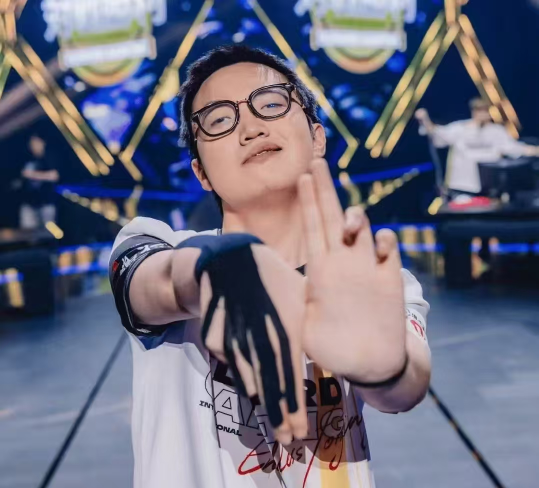
#> input picture lab/lab03/test_zmjjkk.jpg, 1077 x 976 px (shown at 1/2 size)
$ python lab03.py
#> lines starting #> are read from the running program, lines starting #| are printed output that depends on the picture
import cv2 as cv
import numpy as np
import matplotlib.pyplot as plt

img = cv.imread('test_zmjjkk.jpg',cv.IMREAD_GRAYSCALE)
#> img: shape (976, 1077); min 0, max 244, mean 109.1
h = img.shape[0]
#> h = 976
w = img.shape[1]
#> w = 1077
blur = cv.GaussianBlur(img, (5, 5), 0)
sub1 = cv.resize(img, (w//4, h//4), interpolation=cv.INTER_AREA)
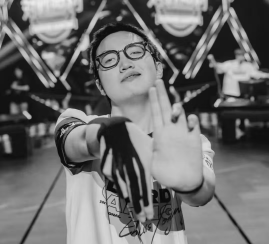
#> sub1: shape (244, 269); min 9, max 236, mean 109.1
sub2 = cv.resize(blur, (w//4, h//4), interpolation=cv.INTER_AREA)
NEAREST_up = cv.resize(sub1, (w, h), interpolation=cv.INTER_NEAREST)
LINEAR_up = cv.resize(sub1, (w, h), interpolation=cv.INTER_LINEAR)
CUBIC_up = cv.resize(sub1, (w, h), interpolation=cv.INTER_CUBIC)

mse1 = ((img - NEAREST_up) ** 2).mean()
#> mse1 = 20.95
psnr1 = cv.PSNR(img, NEAREST_up)
#> psnr1 = 28.22
mse2 = ((img - LINEAR_up) ** 2).mean()
#> mse2 = 16.22
psnr2 = cv.PSNR(img, LINEAR_up)
#> psnr2 = 30.64
mse3 = ((img - CUBIC_up) ** 2).mean()
#> mse3 = 12.07
psnr3 = cv.PSNR(img, CUBIC_up)
#> psnr3 = 31.98

print(f" NEAREST: MSE = {mse1:.4f}, PSNR = {psnr1:.4f} dB")
#|  NEAREST: MSE = 20.9475, PSNR = 28.2170 dB
print(f" LINEAR: MSE = {mse2:.4f}, PSNR = {psnr2:.4f} dB")
#|  LINEAR: MSE = 16.2220, PSNR = 30.6411 dB
print(f" CUBIC: MSE = {mse3:.4f}, PSNR = {psnr3:.4f} dB")
#|  CUBIC: MSE = 12.0679, PSNR = 31.9847 dB

dct_img = cv.dct(np.float32(img))
dct_linear = cv.dct(np.float32(LINEAR_up))
dct_nearst = cv.dct(np.float32(NEAREST_up))
dct_cubic = cv.dct(np.float32(CUBIC_up))

dct_img_log = 20 * np.log(np.abs(dct_img) + 1)
dct_linear_log = 20 * np.log(np.abs(dct_linear) + 1)
dct_nearst_log = 20 * np.log(np.abs(dct_nearst) + 1)
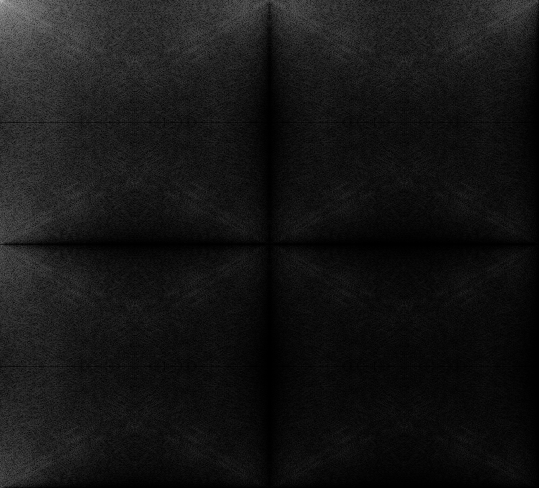
#> dct_nearst_log: shape (976, 1077) float32 (shown at 1/2 size); min 0, max 232.5, mean 21.9
dct_cubic_log = 20 * np.log(np.abs(dct_cubic) + 1)

total_energy_img = np.sum(dct_img**2)
#> total_energy_img = 1.69e+10
low_freq_energy_img = np.sum(dct_img[:h//4, :w//4]**2)
#> low_freq_energy_img = 1.68e+10
ratio_img = low_freq_energy_img / total_energy_img
#> ratio_img = 0.998

total_energy_linear = np.sum(dct_linear**2)
#> total_energy_linear = 1.66e+10
low_freq_energy_linear = np.sum(dct_linear[:h//4, :w//4]**2)
#> low_freq_energy_linear = 1.66e+10
ratio_linear = low_freq_energy_linear / total_energy_linear
#> ratio_linear = 1

total_energy_nearst = np.sum(dct_nearst**2)
#> total_energy_nearst = 1.68e+10
low_freq_energy_nearst = np.sum(dct_nearst[:h//4, :w//4]**2)
#> low_freq_energy_nearst = 1.67e+10
ratio_nearst = low_freq_energy_nearst / total_energy_nearst
#> ratio_nearst = 0.997

total_energy_cubic = np.sum(dct_cubic**2)
#> total_energy_cubic = 1.68e+10
low_freq_energy_cubic = np.sum(dct_cubic[:h//4, :w//4]**2)
#> low_freq_energy_cubic = 1.68e+10
ratio_cubic = low_freq_energy_cubic / total_energy_cubic
#> ratio_cubic = 1

print(f"Img low-frequency energy ratio: {ratio_img:.4f}")
#| Img low-frequency energy ratio: 0.9980
print(f"LINEAR_up low-frequency energy ratio: {ratio_linear:.4f}")
#| LINEAR_up low-frequency energy ratio: 0.9999
print(f"NEAREST_up low-frequency energy ratio: {ratio_nearst:.4f}")
#| NEAREST_up low-frequency energy ratio: 0.9968
print(f"CUBIC_up low-frequency energy ratio: {ratio_cubic:.4f}")
#| CUBIC_up low-frequency energy ratio: 0.9999


# [9 lines of commented-out code are left out]

f1 = np.fft.fft2(img)
fshift1 = np.fft.fftshift(f1)
magnitude_spectrum1 = 20*np.log(np.abs(fshift1))
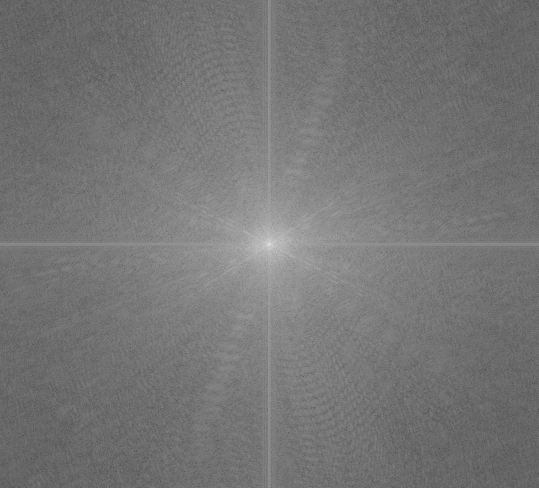
#> magnitude_spectrum1: shape (976, 1077) float64 (shown at 1/2 size); min -19.66, max 371.2, mean 160.7; drawn with min black and max white
f2 = np.fft.fft2(sub1)
fshift2 = np.fft.fftshift(f2)
magnitude_spectrum2 = 20*np.log(np.abs(fshift2))
f3 = np.fft.fft2(LINEAR_up)
fshift3 = np.fft.fftshift(f3)
magnitude_spectrum3 = 20*np.log(np.abs(fshift3))
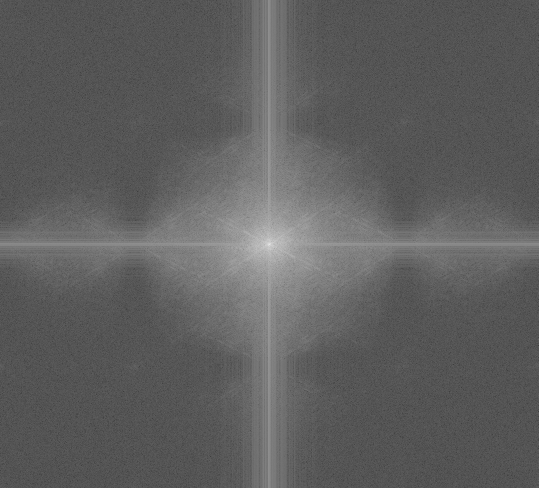
#> magnitude_spectrum3: shape (976, 1077) float64 (shown at 1/2 size); min -23.09, max 371.1, mean 124; drawn with min black and max white

cv.imshow('img',img)
cv.imshow('sub1',sub1)
cv.imshow('sub2',sub2)
cv.imshow('NEAREST_up',NEAREST_up)
cv.imshow('LINEAR_up',LINEAR_up)
cv.imshow('CUBIC_up',CUBIC_up)
cv.imshow('magnitude_spectrum1', magnitude_spectrum1.astype(np.uint8))
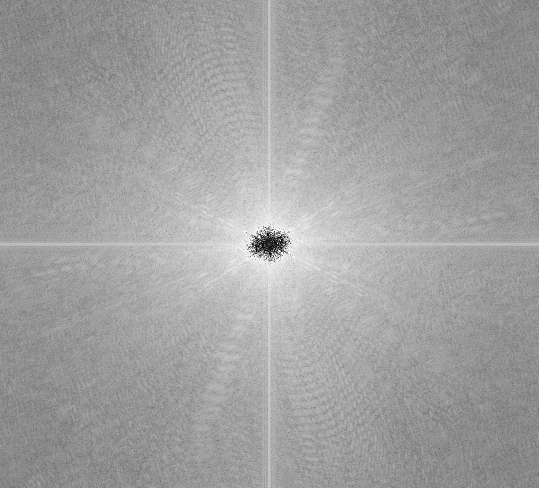
#> window 'magnitude_spectrum1': shape (976, 1077) (shown at 1/2 size); min 0, max 255, mean 159.6
cv.imshow('magnitude_spectrum2', magnitude_spectrum2.astype(np.uint8))
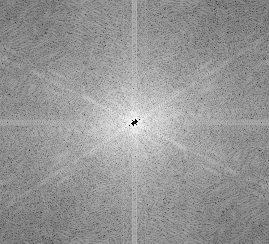
#> window 'magnitude_spectrum2': shape (244, 269); min 0, max 254, mean 149.6
cv.imshow('magnitude_spectrum3', magnitude_spectrum3.astype(np.uint8))
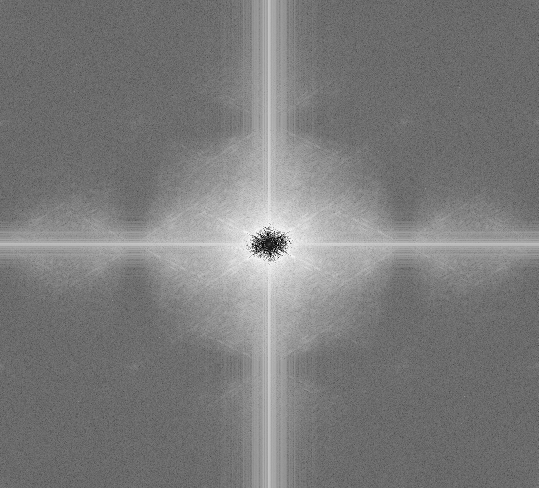
#> window 'magnitude_spectrum3': shape (976, 1077) (shown at 1/2 size); min 0, max 255, mean 123
cv.imshow('DCT_img_log', dct_img_log.astype(np.uint8))
cv.imshow('DCT_linear_log', dct_linear_log.astype(np.uint8))
cv.imwrite('img.jpg', img)
cv.imwrite('sub1.jpg', sub1)
cv.imwrite('sub2.jpg', sub2)
cv.imwrite('NEAREST_up.jpg', NEAREST_up)
cv.imwrite('LINEAR_up.jpg', LINEAR_up)
cv.imwrite('CUBIC_up.jpg', CUBIC_up)
cv.imwrite('magnitude_spectrum1.jpg', magnitude_spectrum1.astype(np.uint8))
cv.imwrite('magnitude_spectrum2.jpg', magnitude_spectrum2.astype(np.uint8))
cv.imwrite('magnitude_spectrum3.jpg', magnitude_spectrum3.astype(np.uint8))
cv.imwrite('DCT_img_log.jpg', dct_img_log.astype(np.uint8))
cv.imwrite('DCT_linear_log.jpg', dct_linear_log.astype(np.uint8))
cv.waitKey(0)
cv.destroyAllWindows
